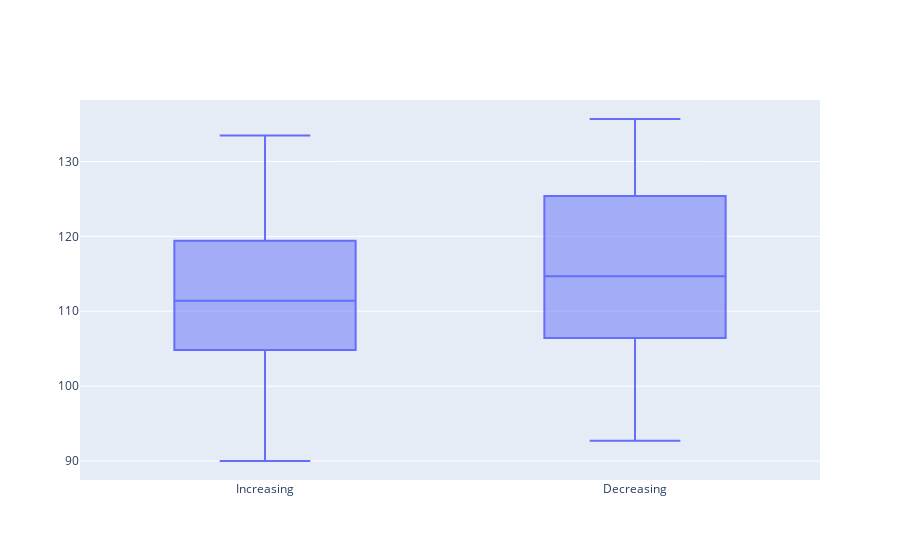

Notebook code for this chart:
### Markdown cell above
## Box Plot

https://plotly.com/python/box-plots/

### Code cell
fig = go.Figure(data=go.Box(x= df['direction'], y=df['AAPL.Open']))
fig.show()

### Figure 1 — Plotly figure (JSON) as saved in the notebook; plotly's stock layout.template omitted (floating-point values rounded to 4 significant figures; data arrays with more than 128 entries replaced by an {"elided": "..."} marker saying what was removed)
{"data": [{"type": "box", "x": {"elided": "506 str values"}, "y": {"elided": "506 float values"}}], "layout": {"autosize": true, "xaxis": {"autorange": true, "range": [-0.5, 1.5], "type": "category"}, "yaxis": {"autorange": true, "range": [87.46, 138.2], "type": "linear"}}}
